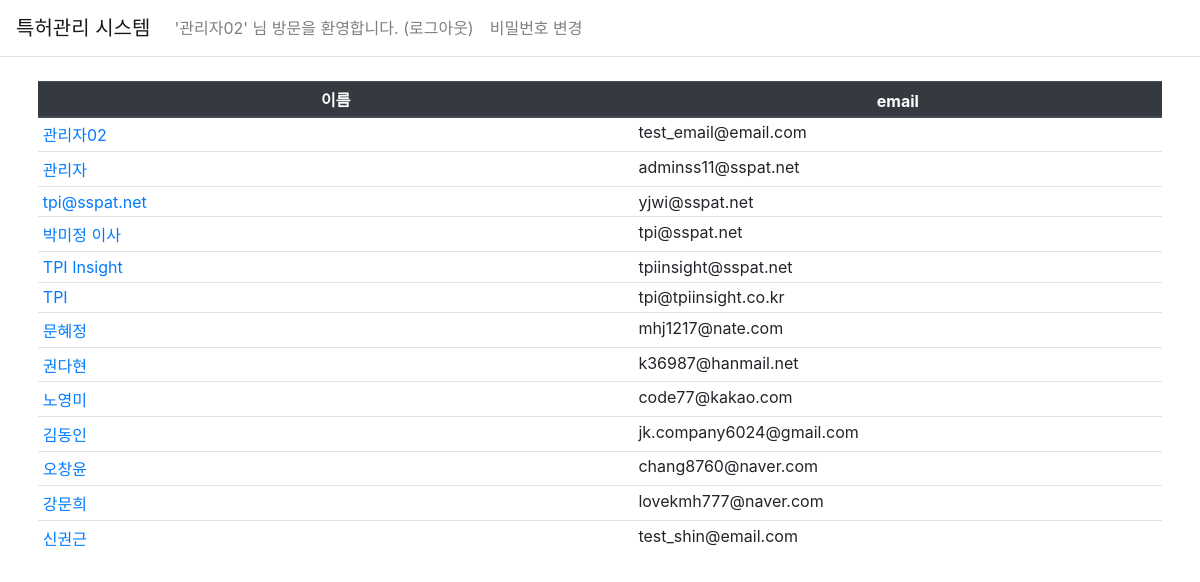
Page /question/userlist (signed in) on the committed database.
### pybo/models.py (models this page shows)
class User(db.Model):
    id=db.Column(db.Integer, primary_key=True) # 회원관리번호_고유키
    email = db.Column(db.String(120), unique=True, nullable=False) # e메일을 로그인 id값으로 사용할 예정
    username = db.Column(db.String(150), unique=True, nullable=False) # 사용자 이름, #unique=True 는 같은값을 저장할수 없다는 의미
    password = db.Column(db.String(200), nullable=False)

### pybo/views/question_views.py (the view)
@bp.route('/userlist')
@login_required
def userlist():
    user_list = User.query.all()
    return render_template('question/user_list.html', user_list=user_list)

### pybo/views/auth_views.py (called while the page is built)
def login_required(view):
    @functools.wraps(view)
    def wrapped_view(*args, **kwargs):
        if g.user is None:
            _next = request.url if request.method == 'GET' else ''
            return redirect(url_for('auth.login', next=_next))
        return view(*args, **kwargs)
    return wrapped_view

@bp.before_app_request
def load_logged_in_user():
    user_id = session.get('user_id')
    if user_id is None:
        g.user = None
    else:
        g.user = User.query.get(user_id)

### pybo/templates/question/user_list.html
{% extends 'base.html' %}
{% block content %}
<div class="container my-3 p-2">
    <table class="table table-sm table-hover">
        <thead>
            <tr class="text-center thead-dark ">
                <th style="width:9%">이름</th>
                <th style="width:8%">email</th>
            </tr>
        </thead>
        <tbody>
            {% if user_list %}
            {% for user in user_list %}
            <tr>
                <td class="text-start">
                    <a href="#">{{ user.username }}</a>
                </td>
                <td class="d-inline-bolck text-truncate" style="max-width: 100px;">
                    {{ user.email }}
                </td>
            </tr>
            {% endfor %}
            {% else %}
            <tr>
                <td colspan="3">User이(가) 없습니다.</td>
            </tr>
            {% endif %}
        </tbody>
    </table>
</div>
{% endblock %}

### pybo/templates/base.html (shortened to what this page needs)
<html lang="ko">
    <head>
        <link rel="stylesheet" href="{{ url_for('static', filename='bootstrap.min.css') }}">
        <link rel="stylesheet" href="{{ url_for('static', filename='style.css') }}">
    </head>
    <body>
        {% include "navbar.html" %}
        {% block content %}
        {% endblock %}
    </body>
</html>

### pybo/templates/navbar.html (shortened to what this page needs)
        <nav class="navbar navbar-expand-lg navbar-light bf-light border-bottom">
            {% if g.user %}
            <a class="navbar-brand" href="{{ url_for('question._list') }}">특허관리 시스템</a>
            {% else %}
            <a class="navbar-brand" href="#">특허관리 시스템</a>
            {% endif %}
            <div class="collapse navbar-collapse flex-grow-0" id="navbarNav">
                {% if g.user %}
                <ul class="navbar-nav">
                    <li class="nav-item">
                        <a class="nav-link" href="{{ url_for('auth.logout') }}">'{{ g.user.username }}' 님 방문을 환영합니다. (로그아웃)</a>
                    </li>
                    <li class="nav-item">
                        <a class="nav-link" href="{{ url_for('auth.newpass_ss')}}">비밀번호 변경
                        </a>
                    </li>
                </ul>
                {% else %}
                <ul class="navbar-nav">
                    <li class="nav-item">
                        <a class="nav-link" href="{{ url_for('auth.login') }}">로그인</a>
                    </li>
                </ul>
                {% endif %}
            </div>
        </nav>

### rows in the picture
User: user.username "관리자02", username "관리자02", email "test_email@email.com"
User: username "관리자", email "adminss11@sspat.net"
User: username "tpi@sspat.net", email "yjwi@sspat.net"
User: username "박미정 이사", email "tpi@sspat.net"
User: username "TPI Insight", email "tpiinsight@sspat.net"
User: username "TPI", email "tpi@tpiinsight.co.kr"
User: username "문혜정", email "mhj1217@nate.com"
User: username "권다현", email "k36987@hanmail.net"
User: username "노영미", email "code77@kakao.com"
User: username "김동인", email "jk.company6024@gmail.com"
User: username "오창윤", email "chang8760@naver.com"
User: username "강문희", email "lovekmh777@naver.com"
User: username "신권근", email "test_shin@email.com"
